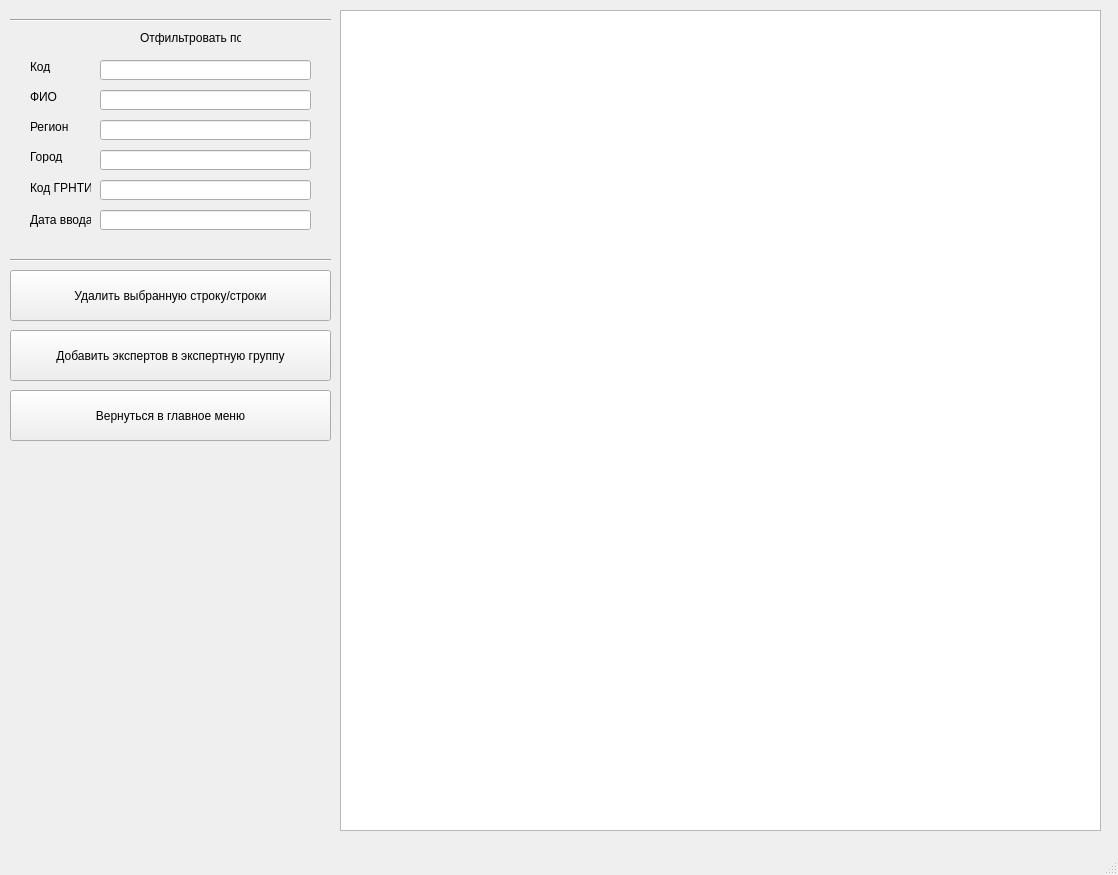
<?xml version="1.0" encoding="UTF-8"?>
<ui version="4.0">
 <class>MainWindow</class>
 <widget class="QMainWindow" name="MainWindow">
  <property name="geometry">
   <rect>
    <x>0</x>
    <y>0</y>
    <width>1118</width>
    <height>875</height>
   </rect>
  </property>
  <property name="windowTitle">
   <string>MainWindow</string>
  </property>
  <widget class="QWidget" name="centralwidget">
   <widget class="QLineEdit" name="idFilterEdit">
    <property name="geometry">
     <rect>
      <x>100</x>
      <y>60</y>
      <width>211</width>
      <height>20</height>
     </rect>
    </property>
   </widget>
   <widget class="QTableView" name="databaseEditTableView">
    <property name="geometry">
     <rect>
      <x>340</x>
      <y>10</y>
      <width>761</width>
      <height>821</height>
     </rect>
    </property>
   </widget>
   <widget class="QLabel" name="label">
    <property name="geometry">
     <rect>
      <x>30</x>
      <y>60</y>
      <width>47</width>
      <height>13</height>
     </rect>
    </property>
    <property name="text">
     <string>Код</string>
    </property>
   </widget>
   <widget class="QLineEdit" name="nameFilterEdit">
    <property name="geometry">
     <rect>
      <x>100</x>
      <y>90</y>
      <width>211</width>
      <height>20</height>
     </rect>
    </property>
   </widget>
   <widget class="QLabel" name="label_2">
    <property name="geometry">
     <rect>
      <x>30</x>
      <y>90</y>
      <width>47</width>
      <height>13</height>
     </rect>
    </property>
    <property name="text">
     <string>ФИО</string>
    </property>
   </widget>
   <widget class="QLineEdit" name="regionFilterEdit">
    <property name="geometry">
     <rect>
      <x>100</x>
      <y>120</y>
      <width>211</width>
      <height>20</height>
     </rect>
    </property>
   </widget>
   <widget class="QLabel" name="label_3">
    <property name="geometry">
     <rect>
      <x>30</x>
      <y>120</y>
      <width>47</width>
      <height>13</height>
     </rect>
    </property>
    <property name="text">
     <string>Регион</string>
    </property>
   </widget>
   <widget class="QLineEdit" name="cityFilterEdit">
    <property name="geometry">
     <rect>
      <x>100</x>
      <y>150</y>
      <width>211</width>
      <height>20</height>
     </rect>
    </property>
   </widget>
   <widget class="QLabel" name="label_4">
    <property name="geometry">
     <rect>
      <x>30</x>
      <y>150</y>
      <width>47</width>
      <height>13</height>
     </rect>
    </property>
    <property name="text">
     <string>Город</string>
    </property>
   </widget>
   <widget class="QLineEdit" name="grntiFilterEdit">
    <property name="geometry">
     <rect>
      <x>100</x>
      <y>180</y>
      <width>211</width>
      <height>20</height>
     </rect>
    </property>
   </widget>
   <widget class="QLabel" name="label_5">
    <property name="geometry">
     <rect>
      <x>30</x>
      <y>180</y>
      <width>61</width>
      <height>16</height>
     </rect>
    </property>
    <property name="text">
     <string>Код ГРНТИ</string>
    </property>
   </widget>
   <widget class="QLineEdit" name="inputDateFilterEdit">
    <property name="geometry">
     <rect>
      <x>100</x>
      <y>210</y>
      <width>211</width>
      <height>20</height>
     </rect>
    </property>
   </widget>
   <widget class="QLabel" name="label_6">
    <property name="geometry">
     <rect>
      <x>30</x>
      <y>210</y>
      <width>61</width>
      <height>20</height>
     </rect>
    </property>
    <property name="text">
     <string>Дата ввода</string>
    </property>
   </widget>
   <widget class="QPushButton" name="returnToMainButton">
    <property name="geometry">
     <rect>
      <x>10</x>
      <y>390</y>
      <width>321</width>
      <height>51</height>
     </rect>
    </property>
    <property name="text">
     <string>Вернуться в главное меню</string>
    </property>
   </widget>
   <widget class="Line" name="line">
    <property name="geometry">
     <rect>
      <x>10</x>
      <y>10</y>
      <width>321</width>
      <height>20</height>
     </rect>
    </property>
    <property name="orientation">
     <enum>Qt::Horizontal</enum>
    </property>
   </widget>
   <widget class="Line" name="line_2">
    <property name="geometry">
     <rect>
      <x>10</x>
      <y>250</y>
      <width>321</width>
      <height>20</height>
     </rect>
    </property>
    <property name="orientation">
     <enum>Qt::Horizontal</enum>
    </property>
   </widget>
   <widget class="QLabel" name="label_7">
    <property name="geometry">
     <rect>
      <x>140</x>
      <y>30</y>
      <width>101</width>
      <height>16</height>
     </rect>
    </property>
    <property name="text">
     <string>Отфильтровать по</string>
    </property>
   </widget>
   <widget class="QPushButton" name="deleteDataButton">
    <property name="geometry">
     <rect>
      <x>10</x>
      <y>270</y>
      <width>321</width>
      <height>51</height>
     </rect>
    </property>
    <property name="text">
     <string>Удалить выбранную строку/строки</string>
    </property>
   </widget>
   <widget class="QPushButton" name="addExpertGroupButton">
    <property name="geometry">
     <rect>
      <x>10</x>
      <y>330</y>
      <width>321</width>
      <height>51</height>
     </rect>
    </property>
    <property name="text">
     <string>Добавить экспертов в экспертную группу</string>
    </property>
   </widget>
  </widget>
  <widget class="QMenuBar" name="menubar">
   <property name="geometry">
    <rect>
     <x>0</x>
     <y>0</y>
     <width>1118</width>
     <height>21</height>
    </rect>
   </property>
  </widget>
  <widget class="QStatusBar" name="statusbar"/>
 </widget>
 <resources/>
 <connections/>
</ui>
